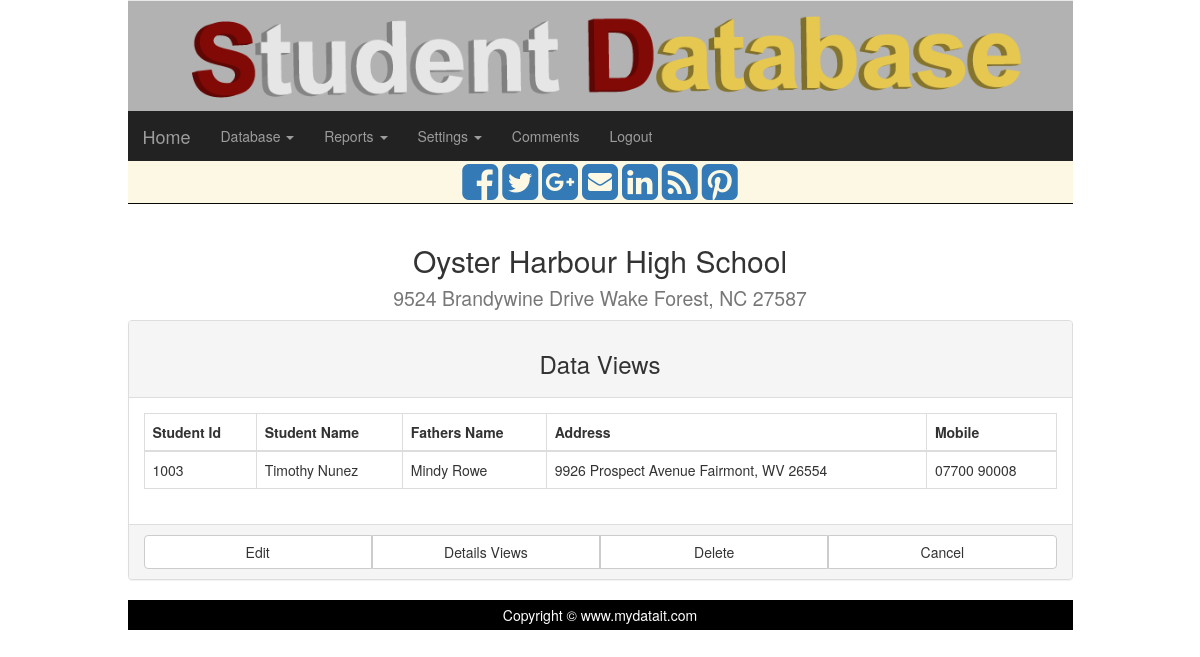
/assets/template/edn/edn/enrolllistone.php?id=3 (signed in), run on the app's committed database.
### tables this page shows
CREATE TABLE IF NOT EXISTS `db_student` (
`student_id` int(11) NOT NULL,
  `idcard` int(6) NOT NULL,
  `student_name` varchar(100) NOT NULL,
  `father_name` varchar(50) NOT NULL,
  `address` varchar(150) NOT NULL,
  `mobile` varchar(11) NOT NULL,
  `bdate` date NOT NULL,
  `sex_id` int(5) NOT NULL,
  `situationtype_id` int(5) NOT NULL,
  `occupation_id` int(4) NOT NULL,
  `income` int(8) NOT NULL,
  `class_id_pres` int(5) NOT NULL,
  `remarks` varchar(150) NOT NULL,
  `session` int(4) NOT NULL,
  `pic` varchar(100) NOT NULL,
  `user_id` int(11) NOT NULL,
  `entry` date NOT NULL
);

### assets/template/edn/edn/enrolllistone.php (the view, shortened to what this page needs)
<?php
include "header.php";
include "conn.php";
$school=$_SESSION["school_name"];
$id = $_GET["id"];
$sql = "SELECT * FROM `db_student` WHERE `student_id` = $id LIMIT 1";
$result=mysqli_query($conn,$sql);
$rows=mysqli_fetch_array($result);
?>
			<div class="col-sm-12">
				<?php echo $school;?>
				<div class="panel panel-default" id="prnt">
					<div class="panel-heading"><h3 class="text-center">Data Views</h3></div>
					<div  class="panel-body">
						<div  class="table-responsive" id="tbl">
							<table class="table table-bordered">
								<thead>
									<tr>
										<th>Student Id</th>
										<th>Student Name</th>
										<th>Fathers Name</th>
										<th>Address</th>
										<th>Mobile</th>
									</tr>
								</thead>
								<tbody>
								<?php
									echo "<tr>";
									echo "<td>".$rows["idcard"]."</td>";
									echo "<td>".$rows["student_name"]."</td>";
									echo "<td>".$rows["father_name"]."</td>";
									echo "<td>".$rows["address"]."</td>";
									echo "<td>".$rows["mobile"]."</td>";
									echo "</tr>";
								?>
								</tbody>
							</table>
						</div>
					</div>
					<div  class="panel-footer">
						<div class="btn-group btn-group-justified">
							<a class="btn btn-default" href="enrolledit.php?id=<?php echo $_GET["id"]; ?>">Edit</a>
							<a class="btn btn-default" href="enrolldetails.php?id=<?php echo $_GET["id"]; ?>">Details Views</a>
							<a class="btn btn-default" href="#" id="delete">Delete</a>
							<a class="btn btn-default" href="enrollview.php">Cancel</a>
						</div>
					</div>
				</div>
			</div>
<?php include "footer.php"; ?>

### data on the page
db_student: idcard "1003", student_name "Timothy Nunez", father_name "Mindy Rowe", address "9926 Prospect Avenue Fairmont, WV 26554", mobile "07700 90008"

### other printed values
$school "Oyster Harbour High School 9524 Brandywine Drive Wake Forest, NC 27587"
